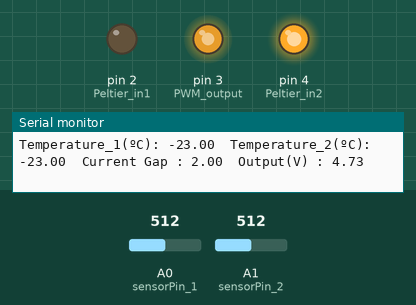
A sketch run on a simulated Arduino Uno, built with avr-gcc and run on an emulated ATmega328P. Parts: output pins drawn as LEDs (lit = HIGH), the last lines printed to the serial monitor. The inputs (shaded band) are chosen by the test bench; at power-on: A0 (sensorPin_1) = 512, A1 (sensorPin_2) = 512.

Above: at 1.2 s.
1.3 s: A0 (sensorPin_1) set to 306
At 2.5 s:
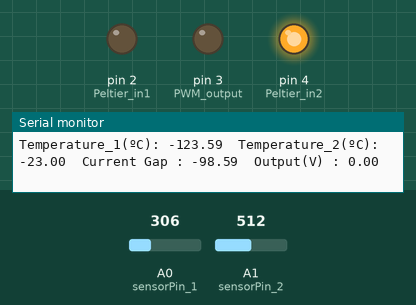
2.8 s: A0 (sensorPin_1) set to 511
At 4.2 s:
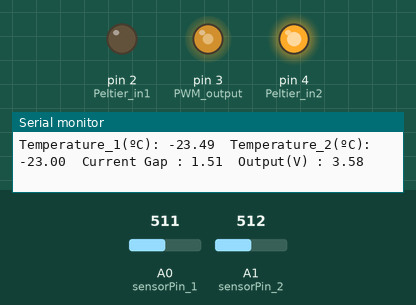
5.8 s: A1 (sensorPin_2) set to 716
8.8 s: A1 (sensorPin_2) set to 511
At 8.98 s:
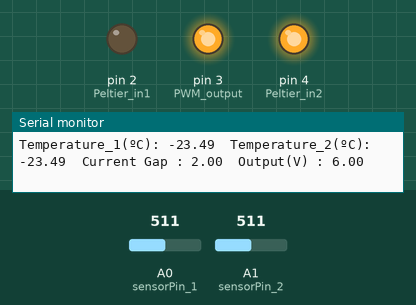
Timing chart, 0 to 12.8 s (numbered marks = the images above; inputs shaded):
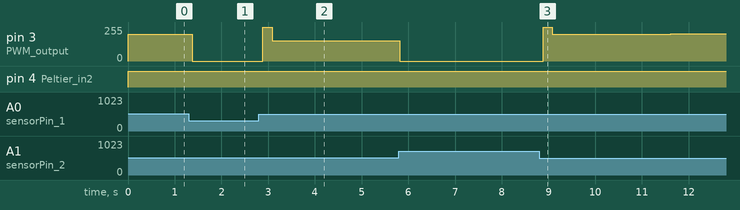

Measured:
- after the input at 2.8 s, pin 3 (PWM_output): 0/255 → 255/255 after 0.09 s, → 151/255 0.20 s later, → 152/255 0.78 s later, → 153/255 1.4 s later
- after the input at 8.8 s, pin 3 (PWM_output): 0/255 → 255/255 after 0.08 s, → 200/255 0.20 s later, → 201/255 0.59 s later, → 202/255 0.98 s later, … (6 changes in this stretch)

The sketch:

PID_control.ino
```cpp
//温度を上げたい時
#include <PID_v1.h>

//Define Variables we'll be connecting to
//PID制御関連の変数、初期設定
double Setpoint, Input, Output; //PID制御の目標値、入力、出力

//Define the aggressive and conservative Tuning Parameters
double aggKp=100, aggKi=1, aggKd=1;
double consKp=50, consKi=0.1, consKd=0.8;

//Specify the links and initial tuning parameters
PID myPID(&Input, &Output, &Setpoint, consKp, consKi, consKd, DIRECT);


//IC温度センサ、ペルチェ制御関連の変数とか
int sensorPin_1 = A0;
int sensorPin_2 = A1;
float sensorValue_1;
float voltageOut_1;
float sensorValue_2;
float voltageOut_2;

float temperatureC_1;
float temperatureC_2;

//double PE; //初期誤差

int Peltier_in1 = 2;  //Arduino デジタル信号入力
int Peltier_in2 = 4;  //Arduino デジタル信号入力
int PWM_output = 3;  //PWM制御 (アナログ入力)

void setup()
{
  //温度センサからの入力を初期化
  pinMode(sensorPin_1, INPUT);
  pinMode(sensorPin_2, INPUT);
  Serial.begin(9600);
  sensorValue_1 = analogRead(sensorPin_1);
  sensorValue_2 = analogRead(sensorPin_2);
  voltageOut_1 = (sensorValue_1 * 5000) / 1024;
  voltageOut_2 = (sensorValue_2 * 5000) / 1024;
  // calculate temperature for LM335
  temperatureC_1 = voltageOut_1 / 10 - 273;
  temperatureC_2 = voltageOut_2 / 10 - 273;
  //PE = (double)(temperatureC_2 - temperatureC_1); //1が室温、2が制御側

  Serial.print("Initialized  Temperature_1(ºC): ");
  Serial.print(temperatureC_1);
  Serial.print("  Temperature_2(ºC): ");
  Serial.println(temperatureC_2);

  //ペルチェ制御の初期化
  pinMode(Peltier_in1, OUTPUT);
  pinMode(Peltier_in2, OUTPUT);

  //PID制御の初期化
  //initialize the variables we're linked to
  Input = (double)(temperatureC_2 - temperatureC_1);
  Setpoint = 2;

  //turn the PID on
  myPID.SetMode(AUTOMATIC);
}

void loop()
{
  sensorValue_1 = analogRead(sensorPin_1);
  sensorValue_2 = analogRead(sensorPin_2);
  voltageOut_1 = (sensorValue_1 * 5000) / 1024;
  voltageOut_2 = (sensorValue_2 * 5000) / 1024;
  // calculate temperature for LM335
  temperatureC_1 = voltageOut_1 / 10 - 273;
  temperatureC_2 = voltageOut_2 / 10 - 273;

  Input = (double)(temperatureC_2 - temperatureC_1);

  double gap = abs(Setpoint - Input); //distance away from setpoint

  //digitalWrite(Peltier_in1, HIGH); //正
  //digitalWrite(Peltier_in2, LOW);

  if (gap < 0.3) {
    //we're close to setpoint, use conservative tuning parameters
    myPID.SetTunings(consKp, consKi, consKd);
  }
  else
  {
     //we're far from setpoint, use aggressive tuning parameters
     myPID.SetTunings(aggKp, aggKi, aggKd);
  }

  myPID.Compute();
  digitalWrite(Peltier_in1, LOW);
  digitalWrite(Peltier_in2, HIGH);
  analogWrite(PWM_output, Output);

  Serial.print("Temperature_1(ºC): ");
  Serial.print(temperatureC_1);
  Serial.print("  Temperature_2(ºC): ");
  Serial.print(temperatureC_2);
  Serial.print("  Current Gap : ");
  Serial.print(Setpoint - Input);
  Serial.print("  Output(V) : ");
  Serial.println(6 * Output / 255);
}
```
